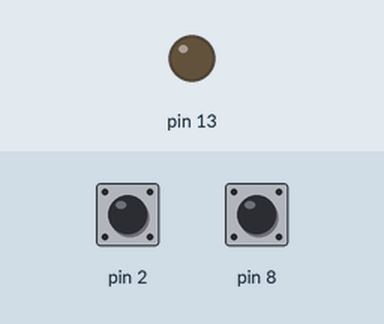
This sketch was run on a simulated Arduino Uno, built with avr-gcc and run on an emulated ATmega328P. On the bench: output pins drawn as LEDs (lit = HIGH). The test bench sets the inputs (shaded band); at power-on: pin 2 HIGH, pin 8 HIGH.

Above: at 1.2 s.
1.3 s: pin 2 pulled LOW for 0.15 s
At 1.37 s:
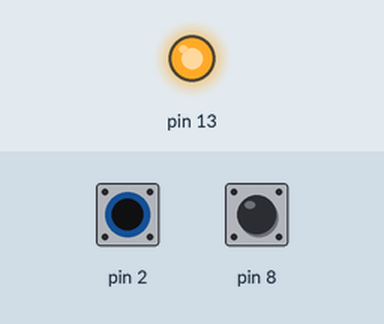
2.9 s: pin 2 pulled LOW for 3.2 s
At 7.3 s:
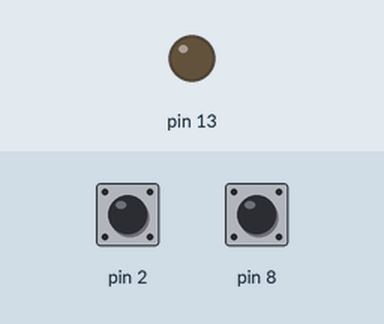
7.6 s: pin 8 pulled LOW for 3.2 s
At 8.6 s:
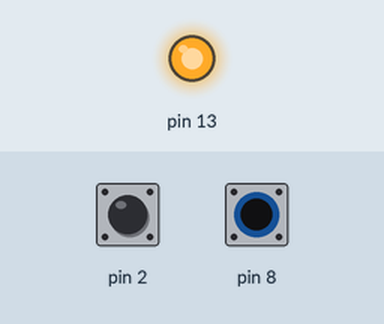
Timing chart, 0 to 12.3 s (numbered marks = the images above; inputs shaded):
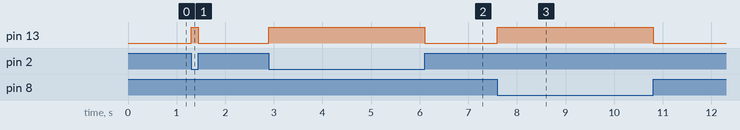

The sketch:

or.ino
```cpp
/*
 * 逻辑或布尔运算
 *
 * 本示例程序演示逻辑或布尔运算。通过本程序，Arduino将对引脚2和引脚8的电平状态
 * 进行逻辑或布尔运算，并根据运算结果点亮或熄灭引脚13上连接的LED。
 *
 * 电路：
 * 引脚2连接按键开关1，开关1另一端接地
 * 引脚8连接按键开关2，开关2另一端接地
 * 引脚13上安装有开发板内置LED
 *
 *
*/
boolean pushButton1; // 创建布尔型变量用来存储按键开关1的电平状态
boolean pushButton2; // 创建布尔型变量用来存储按键开关2的电平状态

void setup() {
  pinMode(2, INPUT_PULLUP); //将引脚2设置为输入上拉模式
  pinMode(8, INPUT_PULLUP); //将引脚8设置为输入上拉模式
  pinMode(13, OUTPUT);      //将引脚13设置为输出模式
}

void loop() {
  pushButton1 = digitalRead(2); //读取引脚2电平状态并将其赋值给布尔变量
  pushButton2 = digitalRead(8); //读取引脚8电平状态并将其赋值给布尔变量

  if (!pushButton1 || !pushButton2){    //根据逻辑或运算结果点亮或者熄灭LED
    digitalWrite(13, HIGH);             //两个布尔变量数值任何一个为假（false）时点亮LED
  } else {
    digitalWrite(13, LOW);              //否则熄灭LED
  }
}

/*
 * 逻辑或运算说明
!pushButton1 = 1, !pushButton2 = 1 --->  !pushButton1 || !pushButton2 = 1
!pushButton1 = 0, !pushButton2 = 1 --->  !pushButton1 || !pushButton2 = 1
!pushButton1 = 1, !pushButton2 = 0 --->  !pushButton1 || !pushButton2 = 1
!pushButton1 = 0, !pushButton2 = 0 --->  !pushButton1 || !pushButton2 = 0
*/
```

Measured:
- after the input at 1.3 s, pin 13: LOW → HIGH at once, → LOW 0.15 s later
- after the input at 2.9 s, pin 13: LOW → HIGH at once, → LOW 3.2 s later
- after the input at 7.6 s, pin 13: LOW → HIGH at once, → LOW 3.2 s later
